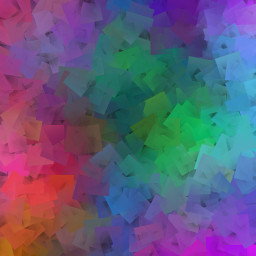
//> input picture exemplos/blend1.jpg, 256 x 256 px, given in place of the camera
$ ./camex   (built with g++ and OpenCV 4)
//> lines starting //> are read from the running program, lines starting //| are printed output that depends on the picture
#include "opencv2/opencv.hpp"

using namespace cv;

int main(int, char **) {
    VideoCapture cap(0);  // open the default camera
    if (!cap.isOpened())  // check if we succeeded
        return -1;

    Mat edges;
    namedWindow("edges", 1);
    while (1) {
        Mat frame;
        cap >> frame;  // get a new frame from camera
//> frame is the input picture: 256 rows x 256 cols, CV_8UC3; mean B, G, R 122.3, 90.9, 96.8
        cvtColor(frame, edges, COLOR_BGR2GRAY);
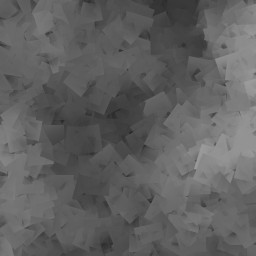
//> edges: 256 rows x 256 cols, CV_8UC1; min 40, max 157, mean 96.3
        GaussianBlur(edges, edges, Size(7, 7), 1.5, 1.5);
        Canny(edges, edges, 0, 30, 3);
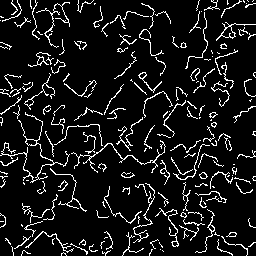
//> edges: 256 rows x 256 cols, CV_8UC1; 9.3% white in thin lines or dots
        imshow("edges", edges);
        if (waitKey(30) == 'a') break;
//> the Esc key is pressed
    }
    // the camera will be deinitialized automatically in VideoCapture destructor
    return 0;
}

$ run again, on exemplos/blend2.jpg
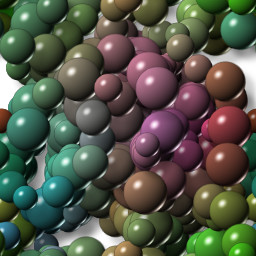
//> input picture exemplos/blend2.jpg, 256 x 256 px, given in place of the camera
//> frame is the input picture: 256 rows x 256 cols, CV_8UC3; mean B, G, R 71.6, 86.1, 82.2
//> `GaussianBlur(edges, edges, Size(7, 7), 1.5, 1.5);`:
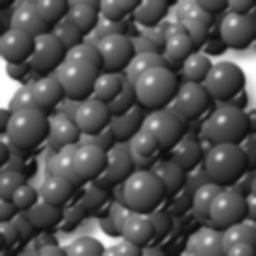
//> edges: 256 rows x 256 cols, CV_8UC1; min 11, max 255, mean 83.3
//> `Canny(edges, edges, 0, 30, 3);`:
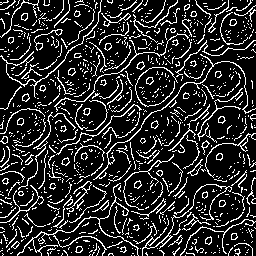
//> edges: 256 rows x 256 cols, CV_8UC1; 16.9% white in thin lines or dots
